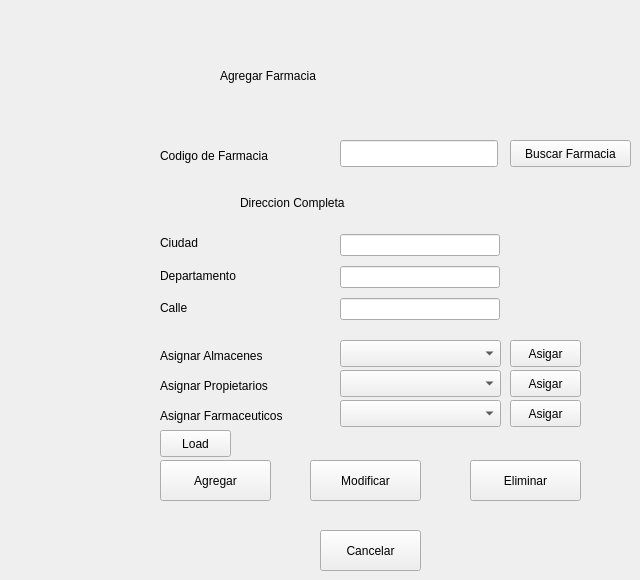
     <widget class="QWidget" name="tab_4">
      <attribute name="title">
       <string>Agregar Farmacia</string>
      </attribute>
      <widget class="QWidget" name="verticalLayoutWidget_2">
       <property name="geometry">
        <rect>
         <x>340</x>
         <y>230</y>
         <width>160</width>
         <height>95</height>
        </rect>
       </property>
       <layout class="QVBoxLayout" name="verticalLayout_2">
        <item>
         <widget class="QLineEdit" name="tf_Farmacia_Ciudad"/>
        </item>
        <item>
         <widget class="QLineEdit" name="tf_Farmacia_departamento"/>
        </item>
        <item>
         <widget class="QLineEdit" name="tf_Farmacia_calle"/>
        </item>
       </layout>
      </widget>
      <widget class="QLabel" name="label_2">
       <property name="geometry">
        <rect>
         <x>220</x>
         <y>60</y>
         <width>231</width>
         <height>31</height>
        </rect>
       </property>
       <property name="styleSheet">
        <string notr="true">font: italic 20pt &quot;URW Palladio L&quot;;</string>
       </property>
       <property name="text">
        <string>Agregar Farmacia</string>
       </property>
      </widget>
      <widget class="QLabel" name="label_4">
       <property name="geometry">
        <rect>
         <x>160</x>
         <y>140</y>
         <width>158</width>
         <height>31</height>
        </rect>
       </property>
       <property name="layoutDirection">
        <enum>Qt::RightToLeft</enum>
       </property>
       <property name="text">
        <string>Codigo de Farmacia</string>
       </property>
       <property name="indent">
        <number>0</number>
       </property>
      </widget>
      <widget class="QPushButton" name="bt_Farmacia_Cancelar">
       <property name="geometry">
        <rect>
         <x>320</x>
         <y>530</y>
         <width>101</width>
         <height>41</height>
        </rect>
       </property>
       <property name="text">
        <string>Cancelar</string>
       </property>
      </widget>
      <widget class="QLabel" name="label_3">
       <property name="geometry">
        <rect>
         <x>240</x>
         <y>190</y>
         <width>158</width>
         <height>25</height>
        </rect>
       </property>
       <property name="text">
        <string>Direccion Completa</string>
       </property>
      </widget>
      <widget class="QPushButton" name="bt_Farmacia_asigPropietarios">
       <property name="geometry">
        <rect>
         <x>510</x>
         <y>370</y>
         <width>71</width>
         <height>27</height>
        </rect>
       </property>
       <property name="text">
        <string>Asigar</string>
       </property>
      </widget>
      <widget class="QLabel" name="label_9">
       <property name="geometry">
        <rect>
         <x>160</x>
         <y>400</y>
         <width>158</width>
         <height>31</height>
        </rect>
       </property>
       <property name="layoutDirection">
        <enum>Qt::RightToLeft</enum>
       </property>
       <property name="text">
        <string>Asignar Farmaceuticos</string>
       </property>
       <property name="indent">
        <number>0</number>
       </property>
      </widget>
      <widget class="QComboBox" name="cb_Farmacia_farmaceuticos">
       <property name="geometry">
        <rect>
         <x>340</x>
         <y>400</y>
         <width>161</width>
         <height>27</height>
        </rect>
       </property>
      </widget>
      <widget class="QPushButton" name="bt_Farmacia_Agregar">
       <property name="geometry">
        <rect>
         <x>160</x>
         <y>460</y>
         <width>111</width>
         <height>41</height>
        </rect>
       </property>
       <property name="text">
        <string>Agregar</string>
       </property>
      </widget>
      <widget class="QLineEdit" name="tf_Farmacia_codigoFarm">
       <property name="geometry">
        <rect>
         <x>340</x>
         <y>140</y>
         <width>158</width>
         <height>27</height>
        </rect>
       </property>
      </widget>
      <widget class="QPushButton" name="bt_Farmacia_asigFarmaceuticos">
       <property name="geometry">
        <rect>
         <x>510</x>
         <y>400</y>
         <width>71</width>
         <height>27</height>
        </rect>
       </property>
       <property name="text">
        <string>Asigar</string>
       </property>
      </widget>
      <widget class="QWidget" name="verticalLayoutWidget">
       <property name="geometry">
        <rect>
         <x>160</x>
         <y>230</y>
         <width>160</width>
         <height>91</height>
        </rect>
       </property>
       <layout class="QVBoxLayout" name="verticalLayout">
        <item>
         <widget class="QLabel" name="label_7">
          <property name="text">
           <string>Ciudad</string>
          </property>
         </widget>
        </item>
        <item>
         <widget class="QLabel" name="label_6">
          <property name="text">
           <string>Departamento</string>
          </property>
         </widget>
        </item>
        <item>
         <widget class="QLabel" name="label_8">
          <property name="text">
           <string>Calle</string>
          </property>
         </widget>
        </item>
       </layout>
      </widget>
      <widget class="QComboBox" name="cb_Farmacia_Propietarios">
       <property name="geometry">
        <rect>
         <x>340</x>
         <y>370</y>
         <width>161</width>
         <height>27</height>
        </rect>
       </property>
      </widget>
      <widget class="QLabel" name="label_5">
       <property name="geometry">
        <rect>
         <x>160</x>
         <y>370</y>
         <width>158</width>
         <height>31</height>
        </rect>
       </property>
       <property name="layoutDirection">
        <enum>Qt::RightToLeft</enum>
       </property>
       <property name="text">
        <string>Asignar Propietarios</string>
       </property>
       <property name="indent">
        <number>0</number>
       </property>
      </widget>
      <widget class="QPushButton" name="bt_Farmacia_Modificar">
       <property name="geometry">
        <rect>
         <x>310</x>
         <y>460</y>
         <width>111</width>
         <height>41</height>
        </rect>
       </property>
       <property name="text">
        <string>Modificar</string>
       </property>
      </widget>
      <widget class="QPushButton" name="bt_Farmacia_Eliminar">
       <property name="geometry">
        <rect>
         <x>470</x>
         <y>460</y>
         <width>111</width>
         <height>41</height>
        </rect>
       </property>
       <property name="text">
        <string>Eliminar</string>
       </property>
      </widget>
      <widget class="QPushButton" name="bt_FindFarmacia">
       <property name="geometry">
        <rect>
         <x>510</x>
         <y>140</y>
         <width>121</width>
         <height>27</height>
        </rect>
       </property>
       <property name="text">
        <string>Buscar Farmacia</string>
       </property>
      </widget>
      <widget class="QPushButton" name="bt_load">
       <property name="geometry">
        <rect>
         <x>160</x>
         <y>430</y>
         <width>71</width>
         <height>27</height>
        </rect>
       </property>
       <property name="text">
        <string>Load</string>
       </property>
      </widget>
      <widget class="QComboBox" name="cb_almaneces">
       <property name="geometry">
        <rect>
         <x>340</x>
         <y>340</y>
         <width>161</width>
         <height>27</height>
        </rect>
       </property>
      </widget>
      <widget class="QLabel" name="label_74">
       <property name="geometry">
        <rect>
         <x>160</x>
         <y>340</y>
         <width>158</width>
         <height>31</height>
        </rect>
       </property>
       <property name="layoutDirection">
        <enum>Qt::RightToLeft</enum>
       </property>
       <property name="text">
        <string>Asignar Almacenes</string>
       </property>
       <property name="indent">
        <number>0</number>
       </property>
      </widget>
      <widget class="QPushButton" name="bt_asignaralmancen">
       <property name="geometry">
        <rect>
         <x>510</x>
         <y>340</y>
         <width>71</width>
         <height>27</height>
        </rect>
       </property>
       <property name="text">
        <string>Asigar</string>
       </property>
      </widget>
     </widget>
